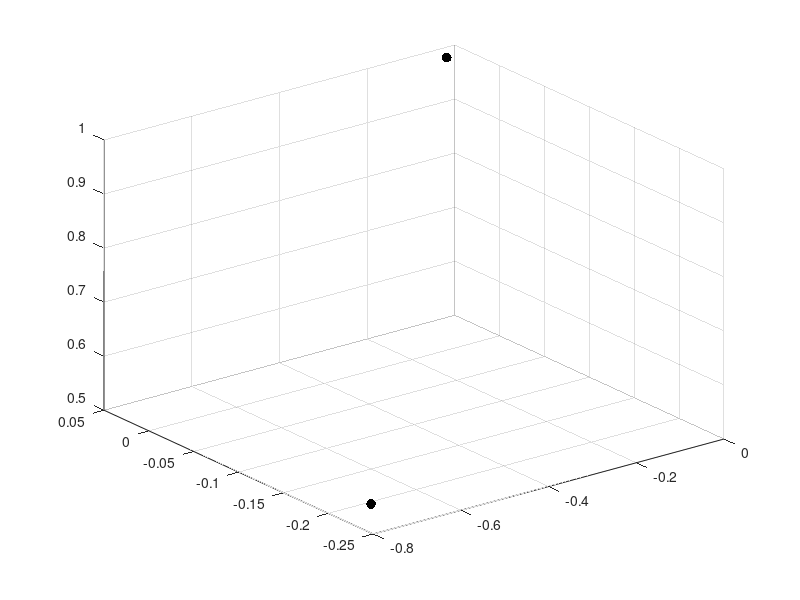

This chart was generated by the following MATLAB code: (Note: this script raises an error after producing the figure.)
%data parameters
num_points = 3;
circ = false; %placed on the origin
angle = false;
%angle = 2*pi/9; %angle for the circle from the origin in the direction of the z axis
reg = true; %regular spacing
frame = 1; %set this to 6 for point frame data
num_samples = 5000

%choose the distance in the optimization problem
%chord = chordal
%chors = chordal squared
%geodi = geodesic
%geods = geodesic squared
opt_type = 'geodi';

epsilon = .000001; %convergence criteria (squared sine of angles between consecutive iterations)
init = 'random'; %algorithm initialization (start at flag mean if not 'random')

%generate the data
N = num_points-1;
labels = [1:num_points];
label_names = labels;
theta = pi*rand(N,1)/4;
phi = 2*pi*normrnd(0,.2,[N]);
data = zeros(3,num_points);
for i=1:N
    x = normrnd(0,1,3,1);
    data(:,i) = x/norm(x);
end



%data
scatter3(data(1,1:N),data(2,1:N),data(3,1:N),ones(N,1)*50,'k','filled')
hold on

for ii=1:num_samples
    %randomize the N+1st point
%     theta = pi*rand()/4;
%     phi = 2*pi*normrnd(0,.2);
%     data(1,num_points) = sin(theta)*cos(phi);
%     data(2,num_points) = sin(theta)*sin(phi);
%     data(3,num_points) = cos(theta);
    x = normrnd(0,1,3,1);
    data(:,num_points) = x/norm(x);
    


    %compute the sln to opt problem via flag
    %medn = the solution
    %err = error at each iteration
    %weights = weights at each iteration
    %ii = number of iteratioms
    %init_pt = starting point
    %point at each iteration (y(1) = init_pt)
    [medn,err,weights,ii,init_pt,y] = reweighted_flag(data,labels,label_names,epsilon,init,opt_type);

    %bonus point
    %scatter3(data(1,num_points),data(2,num_points),data(3,num_points)+.02,20,'g','filled')

    %median
    if medn(3)<0
        scatter3(-medn(1),-medn(2),-medn(3), 1,'r','filled')
    else
        scatter3(medn(1),medn(2),medn(3), 1,'r','filled')
    end

    
    %mean
    if opt_type =='chord'
        X = zeros(3,num_points);
        for i=1:num_points
            X(:,1+(i-1):i) = data(:,1+(i-1):i);
        end
        [Yall,S,V] = svd(X);
        mn = Yall(:,1)/norm(Yall(:,1));
    elseif opt_type == 'geodi'
        [mn,err, weights,ii,init_pt,y] = karcher_mean(data,labels,label_names,epsilon,init, opt_type);
    else
        print('opt_type error')
    end
    if mn(3)<0
        scatter3(-mn(1),-mn(2),-mn(3)+.01, 1,'b','filled')
    else
        scatter3(mn(1),mn(2),mn(3)+.01, 1,'b','filled')
    end
end


    
